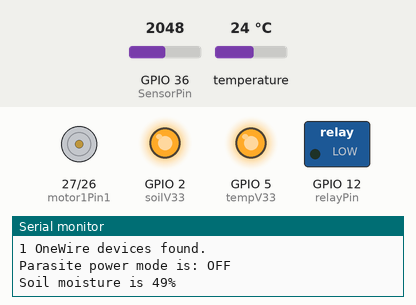
This sketch was run on a simulated ESP32. On the bench: motor-driver pin pairs drawn as motors (green arrow = first pin HIGH = forward, orange = second pin HIGH = backward, longer = more drive, scaled by the enable pin), switched loads named in the sketch (green lamp = pin HIGH), output pins drawn as LEDs (lit = HIGH), the last lines printed to the serial monitor. Inputs (shaded band) come from the test bench; at power-on: temperature 24 °C, GPIO 36 (SensorPin) = 2048.

Above: at 1.2 s.
1.3 s: temperature set to 26.2 °C
At 2.9 s:
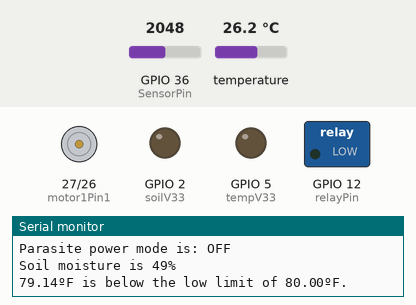
3.9 s: temperature set to 27 °C
At 12.9 s:
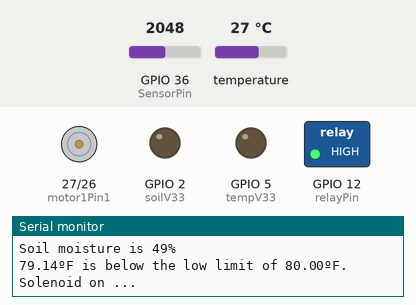
Timing chart, 0 to 45.2 s (numbered marks = the images above; inputs shaded):
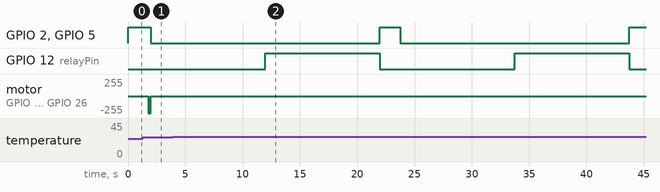

Measured:
- the behaviour switches between 26.6 and 26.7 °C on temperature (found by bisection; images 1 and 2)
- after the input at 3.9 s, motor on GPIO 27 (motor1Pin1) / GPIO 26 (motor1Pin2): stays stopped (without the input it goes to backward 255/255 after 19.8 s)
- by itself, GPIO 12 (relayPin): alternates HIGH for 10.0 s and LOW for 11.8 s

The sketch:

sketch_apr04a.ino
```cpp
/*
 * David X Johnson
 * ESP32 sketch for a temperature driven linear actuator
 * that opens/closes a vent to maintain temperature for
 * a home garden or greenhouse.
 *
 * Uses:
 *   - DS18B20 (thermometer)
 *   - L298N (H-Bridge, motor control)
 */

#include <OneWire.h>
#include <DallasTemperature.h>

/* Asign a GPIO pin for the DS18B20, setup a oneWire instance
 *  to communicate with device and use as a reference for
 *  Dallas Temperature sensor library.
*/

// globals
const int oneWireBus = 4;
OneWire oneWire(oneWireBus);
DallasTemperature sensors(&oneWire);

// moisture sensorint
const int SensorPin = A0;
int soilMoistureValue = 0;
int soilmoisturepercent=0;
int soilV33=2;
//const int AirValue = 790;   //you need to replace this value with Value_1
//const int WaterValue = 390;  //you need to replace this value with Value_2

// Setting PWM properties
// Motor A properties
int motor1Pin1 = 27;
int motor1Pin2 = 26;
int enable1Pin = 14;
int relayPin = 12;
const int freq = 30000;
const int pwmChannel = 0;
const int resolution = 8;
int dutyCycle = 200;
int dutyDuration=2000;

// temperate control properties
char tempScale = 'F'; // choices are C or F
float highTemp = 90;
float lowTemp = 80;
float currentTemp=70;
char tempStatus[100];
int pollDelay = 5000; // milliseconds;
int tempV33=5;

// configure the libraries and pins
void setup(void) {
  // Start the Serial Monitor
  Serial.begin(115200);
  sensors.begin(); // Start the DS18B20 sensor
  Serial.printf("%d OneWire devices found.\n", sensors.getDeviceCount());

  // enable soil sensor voltage from pin D2
  pinMode(soilV33,OUTPUT);
  digitalWrite(soilV33, HIGH);

  // enable soil sensor voltage from pin D2
  pinMode(tempV33,OUTPUT);
  digitalWrite(tempV33, HIGH);

  // report parasite power requirements
  Serial.printf("Parasite power mode is: %s\n", sensors.isParasitePowerMode() ? "ON": "OFF");

  // sets the pins as outputs for PWM
  pinMode(motor1Pin1, OUTPUT);
  pinMode(motor1Pin2, OUTPUT);
  pinMode(enable1Pin, OUTPUT);

  // configure LED PWM functionalitites
  ledcSetup(pwmChannel, freq, resolution);
  // attach the channel to the GPIO to be controlled
  ledcAttachPin(enable1Pin, pwmChannel);

  pinMode(relayPin, OUTPUT);
  digitalWrite(relayPin, LOW);

}

void loop(void) {
  digitalWrite(soilV33, HIGH);
  digitalWrite(tempV33, HIGH);
  delay(1000);
  soilMoistureValue = analogRead(SensorPin);  //put Sensor insert into soil
  soilmoisturepercent = ( 100 - ( (soilMoistureValue/4095.00) * 100 ) );
  Serial.printf("Soil moisture is %i\%%\n", soilmoisturepercent);
  sensors.requestTemperatures();
  if( tempScale == 'F' ) {
    currentTemp = sensors.getTempFByIndex(0);
  } else {
    currentTemp = sensors.getTempCByIndex(0);
  }

  if( currentTemp > highTemp ) {
    sprintf(tempStatus, "is above the high limit of %5.2fº%c.", highTemp, tempScale);
    openVent(dutyDuration,dutyCycle); // medium speed for 1 second
  } else if (currentTemp < lowTemp) {
    sprintf(tempStatus, "is below the low limit of %5.2fº%c.",lowTemp, tempScale);
    closeVent(dutyDuration,dutyCycle); // medium speed for 1 second
  } else {
    sprintf(tempStatus, "is in the desired range of %5.2f%c and %5.2fº%c.", lowTemp, tempScale, highTemp, tempScale);
  }
  Serial.printf("%5.2fº%c %s\n", currentTemp, tempScale, tempStatus);
  digitalWrite(soilV33, LOW);
  digitalWrite(tempV33, LOW);
  delay(10000);
  Serial.println("Solenoid on ...");
  digitalWrite(relayPin, HIGH);
  delay(10000);
  Serial.println("Solenoid off ...");
  digitalWrite(relayPin, LOW);
}

void openVent(int _speed, int _duration) {
  digitalWrite(motor1Pin1, HIGH);
  digitalWrite(motor1Pin2, LOW);
  ledcWrite(pwmChannel, _speed);
  delay(_duration);
  digitalWrite(motor1Pin1, LOW);
  digitalWrite(motor1Pin2, LOW);
}

void closeVent(int _speed, int _duration) {
  digitalWrite(motor1Pin2, HIGH);
  ledcWrite(pwmChannel, _speed);
  delay(_duration);
  digitalWrite(motor1Pin1, LOW);
  digitalWrite(motor1Pin2, LOW);
}
```
